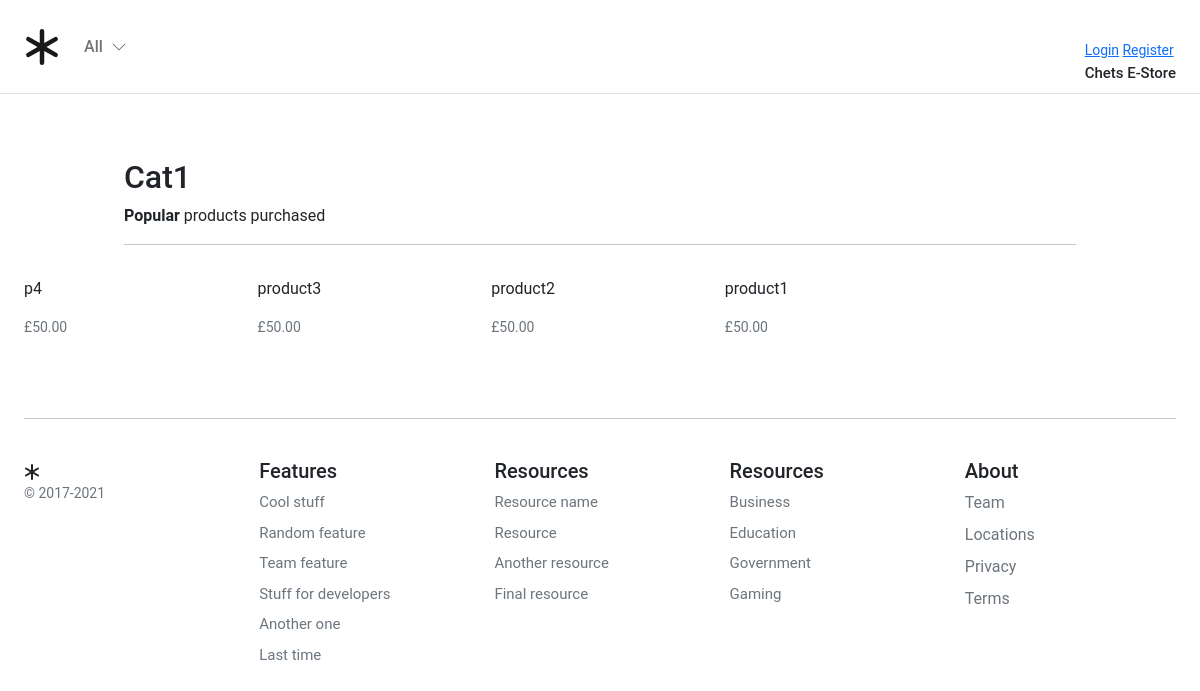
Screenshot of /shop/cat1/ with the database file from the repository.
### store/models.py (models this page shows, shortened)
class Category(MPTTModel):
    name = models.CharField(
        verbose_name=_("Category Name"),
        help_text=_("Required and unique"),
        max_length=255,
        unique=True,
    )
    slug = models.SlugField(verbose_name=_("Category safe URL"), max_length=255, unique=True)
    parent = TreeForeignKey("self", on_delete=models.CASCADE, null=True, blank=True, related_name="children")
    is_active = models.BooleanField(default=True)
    class MPTTMeta:
        order_insertion_by = ["name"]
    class Meta:
        verbose_name = _("Category")
        verbose_name_plural = _("Categories")
    def get_absolute_url(self):
        return reverse("store:category_list", args=[self.slug])

class Product(models.Model):
    product_type = models.ForeignKey(ProductType, on_delete=models.RESTRICT)
    category = models.ForeignKey(Category, on_delete=models.RESTRICT)
    title = models.CharField(
        verbose_name=_("title"),
        help_text=_("Required"),
        max_length=255,
    )
    description = models.TextField(verbose_name=_("description"), help_text=_("Not Required"), blank=True)
    slug = models.SlugField(max_length=255)
    regular_price = models.DecimalField(
        verbose_name=_("Regular price"),
        help_text=_("Maximum 999.99"),
        error_messages={
            "name": {
                "max_length": _("The price must be between 0 and 999.99."),
            },
        },
        max_digits=5,
        decimal_places=2,
    )
    discount_price = models.DecimalField(
        verbose_name=_("Discount price"),
        help_text=_("Maximum 999.99"),
        error_messages={
            "name": {
                "max_length": _("The price must be between 0 and 999.99."),
            },
        },
        max_digits=5,
        decimal_places=2,
    )
    is_active = models.BooleanField(
        verbose_name=_("Product visibility"),
        help_text=_("Change product visibility"),
        default=True,
    )
    created_at = models.DateTimeField(_("Created at"), auto_now_add=True, editable=False)
    updated_at = models.DateTimeField(_("Updated at"), auto_now=True)
    users_wishlist = models.ManyToManyField(settings.AUTH_USER_MODEL, related_name="user_wishlist", blank=True)
    class Meta:
        ordering = ("-created_at",)
        verbose_name = _("Product")
        verbose_name_plural = _("Products")
    def get_absolute_url(self):
        return reverse("store:product_detail", args=[self.slug])

### store/views.py (the view)
# urls.py: path('shop/<slug:category_slug>/', views.category_list, name='category_list'),
def category_list(request, category_slug=None):
    category = get_object_or_404(Category, slug=category_slug)
    products = Product.objects.filter(
        category__in=Category.objects.get(name=category_slug).get_descendants(include_self=True)
    )
    return render(request, "store/category.html", {"category": category, "products": products})

### basket/context_processors.py (called while the page is built)
def basket(request):
    return {'basket': Basket(request)}

### store/context_processors.py (called while the page is built)
def categories(request):
    return {"categories": Category.objects.filter(level=0)}

### templates/store/category.html (shortened to what this page needs)
{% extends "../base.html" %}
{% block content %}
<div class="container" style="max-width: 1000px">
  <div class="col-12">
    <h1 class="h2">{{ category.name|title }}</h1>
  </div>
  <div class="col-12 d-flex justify-content-between">
    <div><b>Popular</b> products purchased</div>
  </div>
  <hr />
</div>
<div class="container">
  <div class="row">
    <div class="album">
      {% if not products %}
      <div class="col-12">There are currently no products active <a href="{% url 'store:store_home' %}">Home</a></div>
      {% else %}
      <div class="row row-cols-1 row-cols-sm-2 row-cols-md-5 g-3">
        {% for product in products %}
        <div class="col">
          <div class="card border-0">
            <div class="card-body px-0">
              <p class="card-text">
                <a class="text-dark text-decoration-none" href="{{ product.get_absolute_url }}">{{ product.title }}</a>
              </p>
              <div class="d-flex justify-content-between align-items-center">
                <small class="text-muted">£{{product.regular_price}}</small>
              </div>
            </div>
          </div>
        </div>
        {% endfor %}
      </div>
      {% endif %}
    </div>
  </div>
</div>
{% endblock %}

### static/core/css/base.css (style rules this page uses)
@media (min-width: 1000px) { .container { max-width: 1000px; } }
@media (max-width: 1200px) { .container { max-width: 100%; padding:0 24px; } }
html, body, p, div { letter-spacing: -0.02px; font-family: 'Roboto', sans-serif; }

### rows the page displays
Category: name "Cat1"
Product: title "p4", regular_price "50.00"
Product: title "product3", regular_price "50.00"
Product: title "product2", regular_price "50.00"
Product: title "product1", regular_price "50.00"
